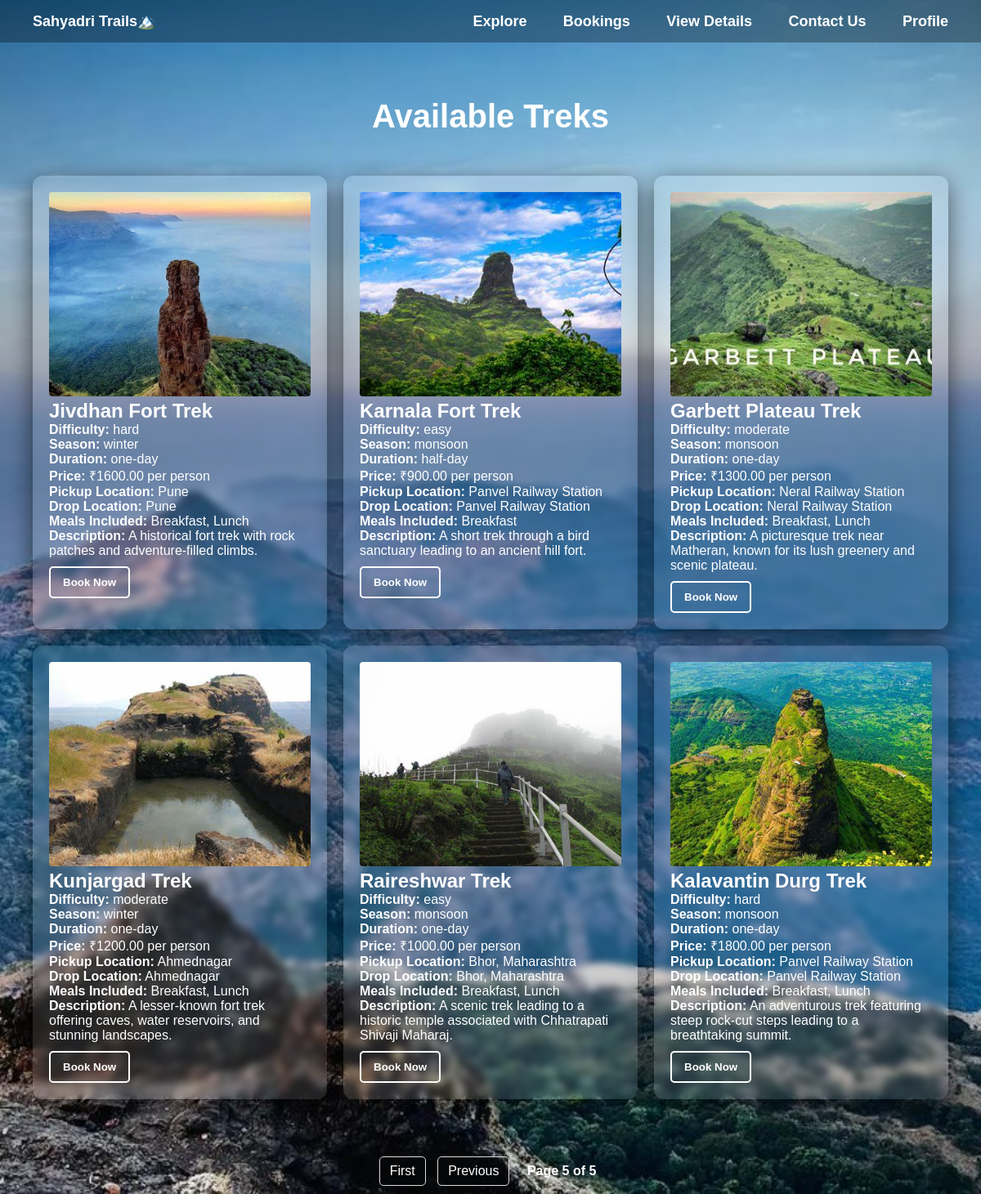
/bookings/?page=5, run on the app's committed database.
### app/models.py (models this page shows, shortened)
class Trek(models.Model):
    trek_id = models.AutoField(primary_key=True)
    name = models.CharField(max_length=200)
    difficulty = models.CharField(
        max_length=20,
        choices=[('easy', 'Easy'), ('moderate', 'Moderate'), ('hard', 'Hard')]
    )
    season = models.CharField(
        max_length=20,
        choices=[('monsoon', 'Monsoon'), ('winter', 'Winter'), ('summer', 'Summer')]
    )
    duration = models.CharField(
        max_length=20,
        choices=[('one-day', 'One-Day'), ('weekend', 'Weekend')]
    )
    price = models.DecimalField(max_digits=10, decimal_places=2)
    image = models.ImageField(upload_to='media/')
    description = models.TextField()
    pickup_location = models.CharField(max_length=255, default="Nearest Railway Station")
    drop_location = models.CharField(max_length=255, default="Lonavala Railway Station")
    meals = models.TextField(default="Breakfast, Lunch, Dinner included")

### app/views.py (the view)
# urls.py: path('bookings/', views.bookings_page, name='bookings_page'),
def bookings_page(request):
    treks = Trek.objects.all()  # Fetching all treks
    paginator = Paginator(treks, 6)  # Show 6 treks per page
    page_number = request.GET.get('page')
    page_obj = paginator.get_page(page_number)
    return render(request, 'bookings.html', {'treks': page_obj})  # ✅ Pass paginated data

### app/templates/bookings.html (shortened to what this page needs)
{% load static %}
<!DOCTYPE html>
<html lang="en">
<head>
</head>
<body>
    <div class="navbar">
        <div>
            <a href="{% url 'home' %}" class="home-btn">Sahyadri Trails🏔️</a>
        </div>
        <div>
            <a href="{% url 'explore_treks' %}">Explore</a>
            <a href="{% url 'bookings_page' %}">Bookings</a>
            <a href="{% url 'booking_details' %}">View Details</a>
            <a href="{% url 'contact' %}">Contact Us</a>
            <a href="{% url 'profile' %}">Profile</a>
        </div>
    </div>
    <div class="container">
        <h1>Available Treks</h1>
        <div class="trek-container">
            {% for trek in treks %}
            <div class="trek-card">
                <img src="{{ trek.image.url }}" alt="{{ trek.name }}">
                <h2>{{ trek.name }}</h2>
                <p><strong>Difficulty:</strong> {{ trek.difficulty }}</p>
                <p><strong>Season:</strong> {{ trek.season }}</p>
                <p><strong>Duration:</strong> {{ trek.duration }}</p>
                <p><strong>Price:</strong> ₹{{ trek.price }} per person</p>
                <p><strong>Pickup Location:</strong> {{ trek.pickup_location }}</p>
                <p><strong>Drop Location:</strong> {{ trek.drop_location }}</p>
                <p><strong>Meals Included:</strong> {{ trek.meals }}</p>
                <p><strong>Description:</strong> {{ trek.description }}</p>
                <button class="btn"
                    onclick="showPopup('{{ trek.trek_id }}', '{{ trek.name }}', '{{ trek.image.url }}', '{{ trek.difficulty }}', '{{ trek.season }}', '{{ trek.pickup_location }}', '{{ trek.price }}', '{{ trek.pickup_location }}', '{{ trek.drop_location }}', '{{ trek.meals }}')">
                    Book Now
                </button>
            </div>
            {% endfor %}
        </div>
    </div>
    <div class="pagination">
        {% if treks.has_previous %}
            <a href="?page=1">First</a>
            <a href="?page={{ treks.previous_page_number }}">Previous</a>
        {% endif %}
        <span>Page {{ treks.number }} of {{ treks.paginator.num_pages }}</span>
    </div>
</body>
</html>

### data on the page
Trek: image (picture), name "Jivdhan Fort Trek", difficulty "hard", season "winter", duration "one-day", price "1600.00", pickup_location "Pune", drop_location "Pune", meals "Breakfast, Lunch", description "A historical fort trek with rock patches and adventure-filled climbs."
Trek: image (picture), name "Karnala Fort Trek", difficulty "easy", season "monsoon", duration "half-day", price "900.00", pickup_location "Panvel Railway Station", drop_location "Panvel Railway Station", meals "Breakfast", description "A short trek through a bird sanctuary leading to an ancient hill fort."
Trek: image (picture), name "Garbett Plateau Trek", difficulty "moderate", season "monsoon", duration "one-day", price "1300.00", pickup_location "Neral Railway Station", drop_location "Neral Railway Station", meals "Breakfast, Lunch", description "A picturesque trek near Matheran, known for its lush greenery and scenic plateau."
Trek: image (picture), name "Kunjargad Trek", difficulty "moderate", season "winter", duration "one-day", price "1200.00", pickup_location "Ahmednagar", drop_location "Ahmednagar", meals "Breakfast, Lunch", description "A lesser-known fort trek offering caves, water reservoirs, and stunning landscapes."
Trek: image (picture), name "Raireshwar Trek", difficulty "easy", season "monsoon", duration "one-day", price "1000.00", pickup_location "Bhor, Maharashtra", drop_location "Bhor, Maharashtra", meals "Breakfast, Lunch", description "A scenic trek leading to a historic temple associated with Chhatrapati Shivaji Maharaj."
Trek: image (picture), name "Kalavantin Durg Trek", difficulty "hard", season "monsoon", duration "one-day", price "1800.00", pickup_location "Panvel Railway Station", drop_location "Panvel Railway Station", meals "Breakfast, Lunch", description "An adventurous trek featuring steep rock-cut steps leading to a breathtaking summit."

### other printed values
{{ treks.number }} "5"
{{ treks.paginator.num_pages }} "5"
